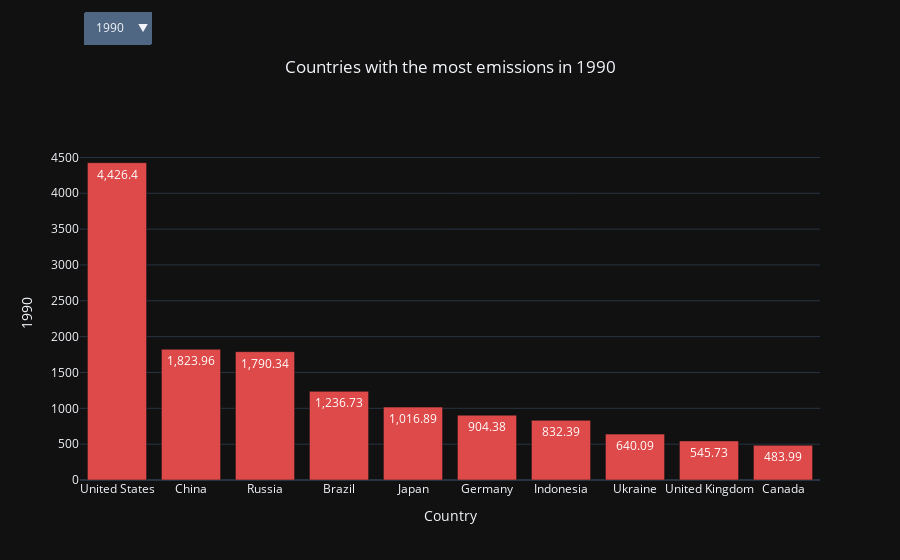

Notebook cell for this chart:
### Code cell
most_emission(emissions_df)

### Figure 1 — Plotly figure (JSON) as saved in the notebook; plotly's stock layout.template omitted (floating-point values rounded to 4 significant figures)
{"data": [{"alignmentgroup": "True", "hovertemplate": "Country=%{x}<br>1990=%{y}<extra></extra>", "legendgroup": "", "marker": {"color": "#de4a4a", "pattern": {"shape": ""}}, "name": "", "offsetgroup": "", "orientation": "v", "showlegend": false, "textposition": "auto", "texttemplate": "%{y}", "type": "bar", "x": ["United States", "China", "Russia", "Brazil", "Japan", "Germany", "Indonesia", "Ukraine", "United Kingdom", "Canada"], "xaxis": "x", "y": [4426.0, 1824.0, 1790.0, 1237.0, 1017.0, 904.4, 832.4, 640.1, 545.7, 484.0], "yaxis": "y"}], "layout": {"barmode": "relative", "legend": {"tracegroupgap": 0}, "title": {"text": "Countries with the most emissions in 1990", "x": 0.5}, "updatemenus": [{"buttons": [{"args": [{"x": [["United States", "China", "Russia", "Brazil", "Japan", "Germany", "Indonesia", "Ukraine", "United Kingdom", "Canada"]], "y": [[4426.0, 1824.0, 1790.0, 1237.0, 1017.0, 904.4, 832.4, 640.1, 545.7, 484.0]]}, {"title": "Countries with the most emissions in 1990"}], "label": "1990", "method": "update"}, {"args": [{"x": [["United States", "China", "Russia", "Brazil", "Japan", "Germany", "Indonesia", "Ukraine", "United Kingdom", "Canada"]], "y": [[4390.0, 1953.0, 1767.0, 1244.0, 1030.0, 881.4, 846.2, 603.4, 559.4, 477.8]]}, {"title": "Countries with the most emissions in 1991"}], "label": "1991", "method": "update"}, {"args": [{"x": [["United States", "China", "Russia", "Brazil", "Japan", "Indonesia", "Germany", "United Kingdom", "Ukraine", "Canada"]], "y": [[4462.0, 2069.0, 1631.0, 1247.0, 1042.0, 855.3, 841.8, 542.0, 526.1, 490.9]]}, {"title": "Countries with the most emissions in 1992"}], "label": "1992", "method": "update"}, {"args": [{"x": [["United States", "China", "Russia", "Brazil", "Japan", "Indonesia", "Germany", "United Kingdom", "Canada", "Ukraine"]], "y": [[4582.0, 2294.0, 1447.0, 1254.0, 1034.0, 869.9, 836.1, 529.6, 487.6, 450.8]]}, {"title": "Countries with the most emissions in 1993"}], "label": "1993", "method": "update"}, {"args": [{"x": [["United States", "China", "Brazil", "Russia", "Japan", "Indonesia", "Germany", "United Kingdom", "Canada", "Ukraine"]], "y": [[4655.0, 2414.0, 1261.0, 1238.0, 1087.0, 881.3, 824.9, 524.4, 503.7, 367.1]]}, {"title": "Countries with the most emissions in 1994"}], "label": "1994", "method": "update"}, {"args": [{"x": [["United States", "China", "Brazil", "Russia", "Japan", "Indonesia", "Germany", "Canada", "United Kingdom", "Ukraine"]], "y": [[4708.0, 2735.0, 1280.0, 1190.0, 1097.0, 909.2, 822.1, 514.6, 513.3, 350.8]]}, {"title": "Countries with the most emissions in 1995"}], "label": "1995", "method": "update"}, {"args": [{"x": [["United States", "China", "Brazil", "Russia", "Japan", "Germany", "Indonesia", "United Kingdom", "Canada", "Ukraine"]], "y": [[4864.0, 2716.0, 1301.0, 1160.0, 1111.0, 851.8, 772.4, 533.7, 528.3, 297.6]]}, {"title": "Countries with the most emissions in 1996"}], "label": "1996", "method": "update"}, {"args": [{"x": [["United States", "China", "Indonesia", "Brazil", "Japan", "Russia", "Germany", "Canada", "United Kingdom", "Ukraine"]], "y": [[5129.0, 2779.0, 1485.0, 1320.0, 1098.0, 1052.0, 819.9, 543.7, 511.4, 279.7]]}, {"title": "Countries with the most emissions in 1997"}], "label": "1997", "method": "update"}, {"args": [{"x": [["United States", "China", "Brazil", "Japan", "Russia", "Indonesia", "Germany", "Canada", "United Kingdom", "Ukraine"]], "y": [[5172.0, 2883.0, 1329.0, 1056.0, 1044.0, 908.0, 812.1, 552.1, 514.1, 260.7]]}, {"title": "Countries with the most emissions in 1998"}], "label": "1998", "method": "update"}, {"args": [{"x": [["United States", "China", "Brazil", "Japan", "Russia", "Indonesia", "Germany", "Canada", "United Kingdom", "Ukraine"]], "y": [[5192.0, 2800.0, 1339.0, 1090.0, 1082.0, 849.4, 782.3, 560.6, 511.4, 257.1]]}, {"title": "Countries with the most emissions in 1999"}], "label": "1999", "method": "update"}, {"args": [{"x": [["United States", "China", "Brazil", "Russia", "Japan", "Indonesia", "Germany", "Canada", "United Kingdom", "Ukraine"]], "y": [[5358.0, 2995.0, 1351.0, 1115.0, 1107.0, 795.6, 779.0, 580.6, 519.2, 248.7]]}, {"title": "Countries with the most emissions in 2000"}], "label": "2000", "method": "update"}, {"args": [{"x": [["United States", "China", "Brazil", "Japan", "Germany", "Canada", "Russia", "Indonesia", "United Kingdom", "Ukraine"]], "y": [[5348.0, 3194.0, 1421.0, 1073.0, 829.4, 808.3, 721.9, 631.2, 533.5, 276.4]]}, {"title": "Countries with the most emissions in 2001"}], "label": "2001", "method": "update"}, {"args": [{"x": [["United States", "China", "Brazil", "Japan", "Indonesia", "Canada", "Germany", "Russia", "United Kingdom", "Ukraine"]], "y": [[5193.0, 3476.0, 1418.0, 1110.0, 1001.0, 826.9, 815.0, 723.0, 519.3, 279.7]]}, {"title": "Countries with the most emissions in 2002"}], "label": "2002", "method": "update"}, {"args": [{"x": [["United States", "China", "Brazil", "Japan", "Canada", "Germany", "Indonesia", "Russia", "United Kingdom", "Ukraine"]], "y": [[5258.0, 4081.0, 1410.0, 1118.0, 846.8, 818.3, 761.9, 753.4, 531.1, 305.9]]}, {"title": "Countries with the most emissions in 2003"}], "label": "2003", "method": "update"}, {"args": [{"x": [["United States", "China", "Brazil", "Japan", "Indonesia", "Canada", "Germany", "Russia", "United Kingdom", "Ukraine"]], "y": [[5338.0, 4790.0, 1428.0, 1114.0, 1031.0, 838.7, 802.5, 765.4, 531.4, 282.7]]}, {"title": "Countries with the most emissions in 2004"}], "label": "2004", "method": "update"}, {"args": [{"x": [["China", "United States", "Brazil", "Japan", "Canada", "Indonesia", "Germany", "Russia", "United Kingdom", "Ukraine"]], "y": [[5487.0, 5354.0, 1432.0, 1116.0, 851.4, 829.9, 783.9, 762.0, 529.6, 271.0]]}, {"title": "Countries with the most emissions in 2005"}], "label": "2005", "method": "update"}, {"args": [{"x": [["China", "United States", "Brazil", "Indonesia", "Japan", "Canada", "Russia", "Germany", "United Kingdom", "Ukraine"]], "y": [[6100.0, 5255.0, 1435.0, 1153.0, 1093.0, 842.4, 821.2, 795.8, 530.7, 279.5]]}, {"title": "Countries with the most emissions in 2006"}], "label": "2006", "method": "update"}, {"args": [{"x": [["China", "United States", "Brazil", "Japan", "Canada", "Russia", "Germany", "Indonesia", "United Kingdom", "Ukraine"]], "y": [[6656.0, 5339.0, 1453.0, 1129.0, 872.6, 822.5, 765.3, 738.6, 518.2, 287.7]]}, {"title": "Countries with the most emissions in 2007"}], "label": "2007", "method": "update"}, {"args": [{"x": [["China", "United States", "Brazil", "Japan", "Canada", "Russia", "Germany", "Indonesia", "United Kingdom", "Ukraine"]], "y": [[6863.0, 5162.0, 1473.0, 1062.0, 851.5, 844.1, 771.2, 731.8, 503.5, 276.8]]}, {"title": "Countries with the most emissions in 2008"}], "label": "2008", "method": "update"}, {"args": [{"x": [["China", "United States", "Brazil", "Indonesia", "Japan", "Canada", "Russia", "Germany", "United Kingdom", "Ukraine"]], "y": [[7383.0, 4758.0, 1452.0, 1037.0, 1003.0, 822.0, 726.1, 716.3, 454.2, 227.7]]}, {"title": "Countries with the most emissions in 2009"}], "label": "2009", "method": "update"}, {"args": [{"x": [["China", "United States", "Brazil", "Japan", "Canada", "Russia", "Indonesia", "Germany", "United Kingdom", "Ukraine"]], "y": [[8138.0, 4991.0, 1499.0, 1058.0, 836.3, 814.1, 773.9, 754.6, 470.8, 244.9]]}, {"title": "Countries with the most emissions in 2010"}], "label": "2010", "method": "update"}, {"args": [{"x": [["China", "United States", "Indonesia", "Japan", "Russia", "Germany", "Canada", "Brazil", "United Kingdom", "Ukraine"]], "y": [[8568.0, 4753.0, 1286.0, 1163.0, 974.1, 717.2, 682.9, 679.1, 433.5, 269.2]]}, {"title": "Countries with the most emissions in 2011"}], "label": "2011", "method": "update"}, {"args": [{"x": [["China", "United States", "Indonesia", "Japan", "Russia", "Germany", "Brazil", "Canada", "United Kingdom", "Ukraine"]], "y": [[8823.0, 4531.0, 1304.0, 1203.0, 979.4, 730.8, 713.8, 682.3, 456.1, 263.0]]}, {"title": "Countries with the most emissions in 2012"}], "label": "2012", "method": "update"}, {"args": [{"x": [["China", "United States", "Indonesia", "Japan", "Russia", "Germany", "Brazil", "Canada", "United Kingdom", "Ukraine"]], "y": [[9227.0, 4670.0, 1250.0, 1211.0, 936.5, 748.4, 744.9, 691.5, 442.1, 254.3]]}, {"title": "Countries with the most emissions in 2013"}], "label": "2013", "method": "update"}, {"args": [{"x": [["China", "United States", "Indonesia", "Japan", "Russia", "Brazil", "Germany", "Canada", "United Kingdom", "Ukraine"]], "y": [[9185.0, 4683.0, 1539.0, 1170.0, 919.3, 768.8, 708.2, 697.0, 403.9, 223.3]]}, {"title": "Countries with the most emissions in 2014"}], "label": "2014", "method": "update"}, {"args": [{"x": [["China", "United States", "Indonesia", "Japan", "Russia", "Brazil", "Germany", "Canada", "United Kingdom", "Ukraine"]], "y": [[9120.0, 4564.0, 1575.0, 1132.0, 870.0, 742.0, 713.1, 694.0, 389.4, 176.6]]}, {"title": "Countries with the most emissions in 2015"}], "label": "2015", "method": "update"}, {"args": [{"x": [["China", "United States", "Japan", "Indonesia", "Russia", "Brazil", "Germany", "Canada", "United Kingdom", "Ukraine"]], "y": [[9164.0, 4657.0, 1139.0, 1068.0, 971.9, 826.2, 717.7, 585.6, 367.9, 189.1]]}, {"title": "Countries with the most emissions in 2016"}], "label": "2016", "method": "update"}, {"args": [{"x": [["China", "United States", "Japan", "Indonesia", "Russia", "Brazil", "Germany", "Canada", "United Kingdom", "Ukraine"]], "y": [[9368.0, 4582.0, 1120.0, 1081.0, 998.2, 834.1, 702.7, 597.4, 355.4, 162.7]]}, {"title": "Countries with the most emissions in 2017"}], "label": "2017", "method": "update"}, {"args": [{"x": [["China", "United States", "Indonesia", "Japan", "Russia", "Brazil", "Germany", "Canada", "United Kingdom", "Ukraine"]], "y": [[9663.0, 4750.0, 1270.0, 1074.0, 1049.0, 812.0, 680.1, 609.7, 347.8, 173.2]]}, {"title": "Countries with the most emissions in 2018"}], "label": "2018", "method": "update"}], "direction": "down", "showactive": true, "x": 0.005, "xanchor": "left", "y": 1.4, "yanchor": "top"}], "xaxis": {"anchor": "y", "domain": [0, 1], "title": {"text": "Country"}}, "yaxis": {"anchor": "x", "domain": [0, 1], "title": {"text": "1990"}}}}
